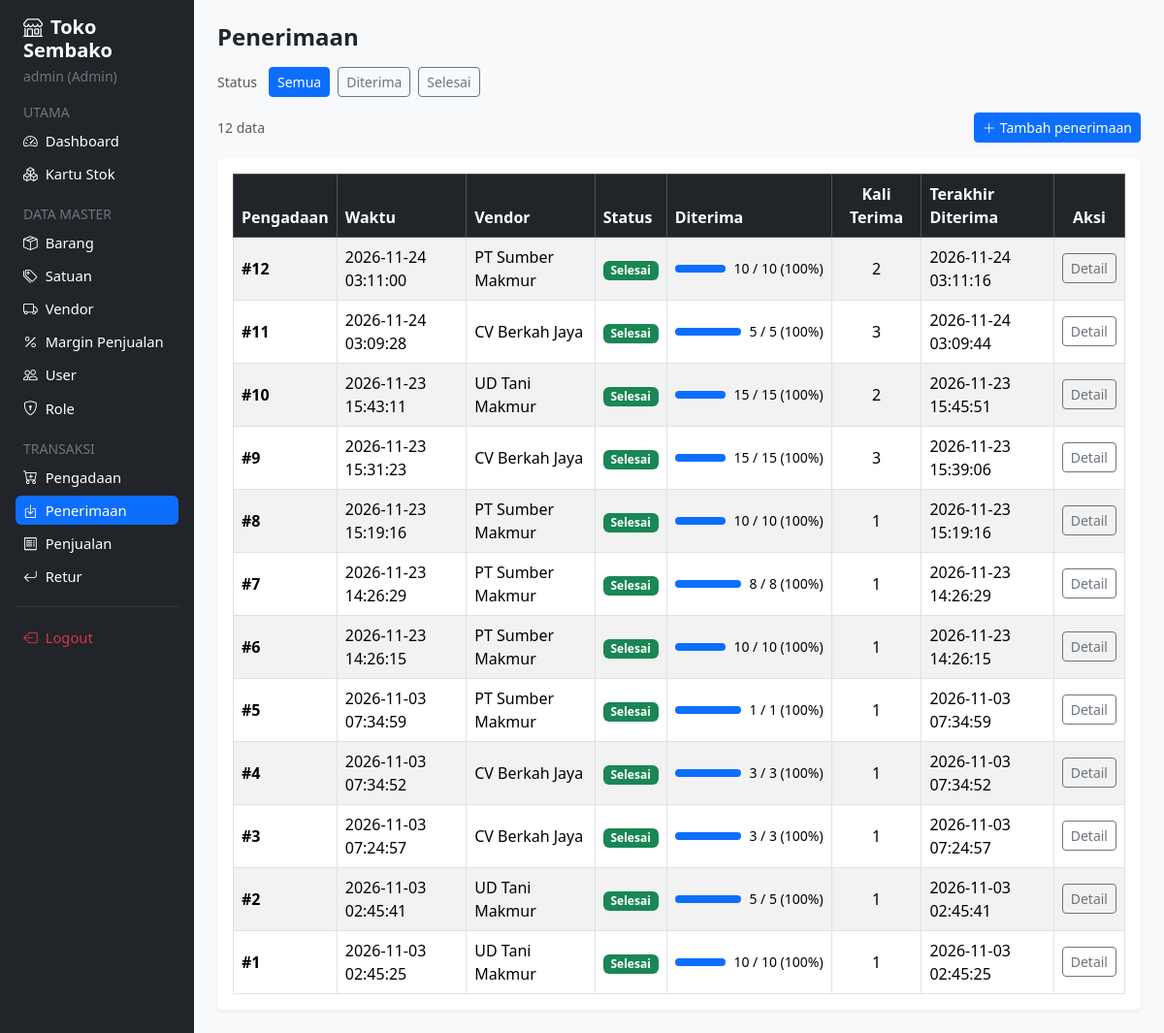
The page /project_toko_sembako/penerimaan/index.php (signed in) on the database its author committed.
### tables this page shows
CREATE TABLE IF NOT EXISTS `pengadaan` (
  `idpengadaan` bigint NOT NULL AUTO_INCREMENT,
  `timestamp` timestamp NULL DEFAULT CURRENT_TIMESTAMP,
  `user_iduser` int NOT NULL,
  `status` char(1) DEFAULT NULL,
  `vendor_idvendor` int NOT NULL,
  `subtotal_nilai` int DEFAULT NULL,
  `ppn` int DEFAULT NULL,
  `total_nilai` int DEFAULT NULL,
  PRIMARY KEY (`idpengadaan`),
  KEY `fk_pengadaan_user` (`user_iduser`),
  KEY `fk_pengadaan_vendor` (`vendor_idvendor`),
  CONSTRAINT `fk_pengadaan_user` FOREIGN KEY (`user_iduser`) REFERENCES `user` (`iduser`),
  CONSTRAINT `fk_pengadaan_vendor` FOREIGN KEY (`vendor_idvendor`) REFERENCES `vendor` (`idvendor`)
);

CREATE TABLE IF NOT EXISTS `vendor` (
  `idvendor` int NOT NULL AUTO_INCREMENT,
  `nama_vendor` varchar(100) NOT NULL,
  `badan_hukum` char(1) DEFAULT NULL,
  `status` char(1) DEFAULT NULL,
  PRIMARY KEY (`idvendor`)
);

### project_toko_sembako/penerimaan/index.php (the view, shortened to what this page needs)
<?php
require_once '../includes/header.php';
$status_filter = $_GET['status'] ?? 'semua';
$sql = "
    SELECT
        p.idpengadaan,
        p.timestamp AS waktu_pengadaan,
        v.nama_vendor,
        p.status,
        COALESCE((SELECT SUM(dp.jumlah) FROM detail_pengadaan dp WHERE dp.idpengadaan = p.idpengadaan), 0) AS total_dipesan,
        COALESCE((
            SELECT SUM(dpr.jumlah_terima)
            FROM detail_penerimaan dpr
            JOIN penerimaan pr ON dpr.idpenerimaan = pr.idpenerimaan
            WHERE pr.idpengadaan = p.idpengadaan
        ), 0) AS total_diterima,
        (SELECT COUNT(*) FROM penerimaan pr WHERE pr.idpengadaan = p.idpengadaan) AS kali_terima,
        (SELECT MAX(pr.created_at) FROM penerimaan pr WHERE pr.idpengadaan = p.idpengadaan) AS terakhir_diterima
    FROM pengadaan p
    JOIN vendor v ON p.vendor_idvendor = v.idvendor
    ORDER BY p.idpengadaan DESC
";
$res = mysqli_query($conn, $sql);
$rows = [];
if ($res) {
    while ($r = mysqli_fetch_assoc($res)) {
        $selesai = ($r['status'] === 'S' || ((int)$r['total_dipesan'] > 0 && (int)$r['total_diterima'] >= (int)$r['total_dipesan']));
        $r['is_selesai'] = $selesai;
        $rows[] = $r;
    }
}
?>
<h4 class="fw-bold mb-3">Penerimaan</h4>
<div class="d-flex align-items-center gap-2 mb-3">
    <span class="small text-muted me-1">Status</span>
    <a href="index.php?status=semua" class="btn btn-sm <?= $status_filter === 'semua' ? 'btn-primary' : 'btn-outline-secondary' ?>">Semua</a>
    <a href="index.php?status=diterima" class="btn btn-sm <?= $status_filter === 'diterima' ? 'btn-primary' : 'btn-outline-secondary' ?>">Diterima</a>
    <a href="index.php?status=selesai" class="btn btn-sm <?= $status_filter === 'selesai' ? 'btn-primary' : 'btn-outline-secondary' ?>">Selesai</a>
</div>
<div class="d-flex justify-content-between align-items-center mb-3">
    <div class="small text-muted"><?= count($rows) ?> data</div>
    <a href="tambah.php" class="btn btn-primary btn-sm"><i class="bi bi-plus-lg me-1"></i>Tambah penerimaan</a>
</div>
<div class="card">
    <div class="card-body table-responsive">
        <table class="table table-striped table-bordered align-middle mb-0">
            <thead class="table-dark">
                <tr>
                    <th>Pengadaan</th>
                    <th>Waktu</th>
                    <th>Vendor</th>
                    <th>Status</th>
                    <th>Diterima</th>
                    <th class="text-center">Kali Terima</th>
                    <th>Terakhir Diterima</th>
                    <th class="text-center">Aksi</th>
                </tr>
            </thead>
            <tbody>
                <?php if (count($rows) > 0): foreach ($rows as $r):
                    $pesan  = (int)$r['total_dipesan'];
                    $terima = (int)$r['total_diterima'];
                    $persen = $pesan > 0 ? round(($terima / $pesan) * 100) : 0;
                ?>
                <tr>
                    <td class="fw-semibold">#<?= $r['idpengadaan'] ?></td>
                    <td><?= $r['waktu_pengadaan'] ?></td>
                    <td><?= htmlspecialchars($r['nama_vendor']) ?></td>
                    <td>
                        <span class="badge <?= $r['is_selesai'] ? 'bg-success' : 'bg-warning text-dark' ?>">
                            <?= $r['is_selesai'] ? 'Selesai' : 'Diterima' ?>
                        </span>
                    </td>
                    <td style="min-width: 170px;">
                        <div class="d-flex align-items-center gap-2">
                            <div class="progress flex-grow-1" style="height: 8px;">
                                <div class="progress-bar bg-primary" style="width: <?= $persen ?>%"></div>
                            </div>
                            <span class="small"><?= $terima ?> / <?= $pesan ?> (<?= $persen ?>%)</span>
                        </div>
                    </td>
                    <td class="text-center"><?= $r['kali_terima'] ?></td>
                    <td><?= $r['terakhir_diterima'] ? $r['terakhir_diterima'] : '-' ?></td>
                    <td class="text-center">
                        <?php if (!$r['is_selesai']): ?>
                            <a href="tambah.php?idpengadaan=<?= $r['idpengadaan'] ?>" class="btn btn-sm btn-primary">Terima</a>
                        <?php else: ?>
                            <a href="../pengadaan/detail.php?id=<?= $r['idpengadaan'] ?>" class="btn btn-sm btn-outline-secondary">Detail</a>
                        <?php endif; ?>
                    </td>
                </tr>
                <?php endforeach; else: ?>
                <tr><td colspan="8" class="text-center text-muted py-4">Tidak ada data.</td></tr>
                <?php endif; ?>
            </tbody>
        </table>
    </div>
</div>
<?php require_once '../includes/footer.php'; ?>

### project_toko_sembako/assets/css/style.css (style rules this page uses)
.card { border: none; box-shadow: 0 0.125rem 0.25rem rgba(0, 0, 0, 0.06); }

### rows shown on the page
pengadaan: idpengadaan "12", timestamp "2026-11-24 03:11:00", vendor_idvendor.nama_vendor "PT Sumber Makmur", terima "10", pesan "10", persen "100", kali_terima "2", terakhir_diterima "2026-11-24 03:11:16"
pengadaan: idpengadaan "11", timestamp "2026-11-24 03:09:28", vendor_idvendor.nama_vendor "CV Berkah Jaya", terima "5", pesan "5", persen "100", kali_terima "3", terakhir_diterima "2026-11-24 03:09:44"
pengadaan: idpengadaan "10", timestamp "2026-11-23 15:43:11", vendor_idvendor.nama_vendor "UD Tani Makmur", terima "15", pesan "15", persen "100", kali_terima "2", terakhir_diterima "2026-11-23 15:45:51"
pengadaan: idpengadaan "9", timestamp "2026-11-23 15:31:23", vendor_idvendor.nama_vendor "CV Berkah Jaya", terima "15", pesan "15", persen "100", kali_terima "3", terakhir_diterima "2026-11-23 15:39:06"
pengadaan: idpengadaan "8", timestamp "2026-11-23 15:19:16", vendor_idvendor.nama_vendor "PT Sumber Makmur", terima "10", pesan "10", persen "100", kali_terima "1", terakhir_diterima "2026-11-23 15:19:16"
pengadaan: idpengadaan "7", timestamp "2026-11-23 14:26:29", vendor_idvendor.nama_vendor "PT Sumber Makmur", terima "8", pesan "8", persen "100", kali_terima "1", terakhir_diterima "2026-11-23 14:26:29"
pengadaan: idpengadaan "6", timestamp "2026-11-23 14:26:15", vendor_idvendor.nama_vendor "PT Sumber Makmur", terima "10", pesan "10", persen "100", kali_terima "1", terakhir_diterima "2026-11-23 14:26:15"
pengadaan: idpengadaan "5", timestamp "2026-11-03 07:34:59", vendor_idvendor.nama_vendor "PT Sumber Makmur", terima "1", pesan "1", persen "100", kali_terima "1", terakhir_diterima "2026-11-03 07:34:59"
pengadaan: idpengadaan "4", timestamp "2026-11-03 07:34:52", vendor_idvendor.nama_vendor "CV Berkah Jaya", terima "3", pesan "3", persen "100", kali_terima "1", terakhir_diterima "2026-11-03 07:34:52"
pengadaan: idpengadaan "3", timestamp "2026-11-03 07:24:57", vendor_idvendor.nama_vendor "CV Berkah Jaya", terima "3", pesan "3", persen "100", kali_terima "1", terakhir_diterima "2026-11-03 07:24:57"
pengadaan: idpengadaan "2", timestamp "2026-11-03 02:45:41", vendor_idvendor.nama_vendor "UD Tani Makmur", terima "5", pesan "5", persen "100", kali_terima "1", terakhir_diterima "2026-11-03 02:45:41"
pengadaan: idpengadaan "1", timestamp "2026-11-03 02:45:25", vendor_idvendor.nama_vendor "UD Tani Makmur", terima "10", pesan "10", persen "100", kali_terima "1", terakhir_diterima "2026-11-03 02:45:25"

### other values the page prints
$_SESSION['username'] "admin"
$_SESSION['nama_role'] "Admin"
count($rows) "12"
